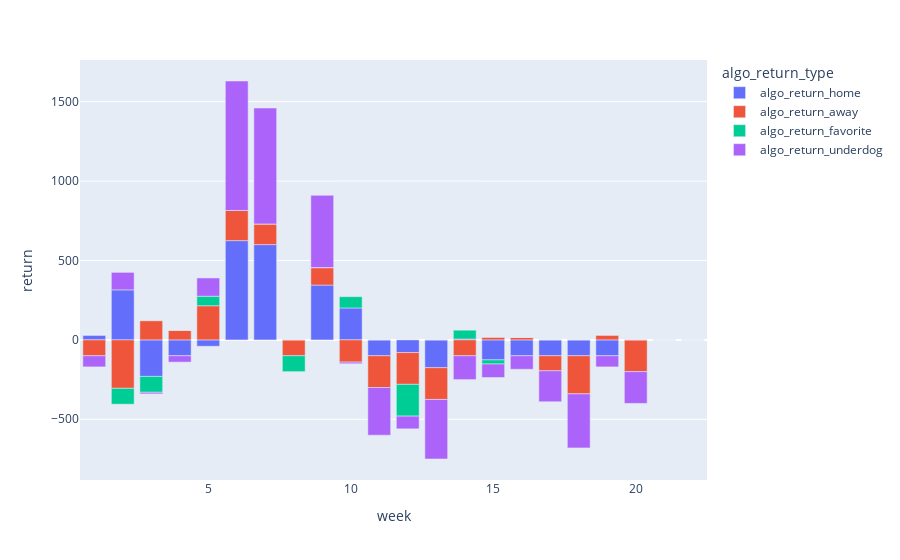

Source (notebook cell):
### Code cell
# Week by week return 

fig = px.bar(test_pivoted, x="week", y="return", color='algo_return_type')
fig.show()

### Figure 1 — Plotly figure (JSON) as saved in the notebook; plotly's stock layout.template omitted (floating-point values rounded to 4 significant figures)
{"data": [{"alignmentgroup": "True", "hovertemplate": "algo_return_type=algo_return_home<br>week=%{x}<br>return=%{y}<extra></extra>", "legendgroup": "algo_return_home", "marker": {"color": "#636efa"}, "name": "algo_return_home", "offsetgroup": "algo_return_home", "orientation": "v", "showlegend": true, "textposition": "auto", "type": "bar", "x": [1, 2, 3, 4, 5, 6, 7, 8, 9, 10, 11, 12, 13, 14, 15, 16, 17, 18, 19, 20, 21, 22], "xaxis": "x", "y": [30, 315, -230, -100, -40.12, 625, 600, 0, 345, 200.9, -100, -80, -175, 5.56, -125.9, -100, -100, -100, -100, 0, 0, 0], "yaxis": "y"}, {"alignmentgroup": "True", "hovertemplate": "algo_return_type=algo_return_away<br>week=%{x}<br>return=%{y}<extra></extra>", "legendgroup": "algo_return_away", "marker": {"color": "#EF553B"}, "name": "algo_return_away", "offsetgroup": "algo_return_away", "orientation": "v", "showlegend": true, "textposition": "auto", "type": "bar", "x": [1, 2, 3, 4, 5, 6, 7, 8, 9, 10, 11, 12, 13, 14, 15, 16, 17, 18, 19, 20, 21, 22], "xaxis": "x", "y": [-100, -305, 120, 60, 215, 190, 130, -100, 110, -140, -200, -200, -200, -100, 15, 15, -94.76, -240, 30, -200, 0, 0], "yaxis": "y"}, {"alignmentgroup": "True", "hovertemplate": "algo_return_type=algo_return_favorite<br>week=%{x}<br>return=%{y}<extra></extra>", "legendgroup": "algo_return_favorite", "marker": {"color": "#00cc96"}, "name": "algo_return_favorite", "offsetgroup": "algo_return_favorite", "orientation": "v", "showlegend": true, "textposition": "auto", "type": "bar", "x": [1, 2, 3, 4, 5, 6, 7, 8, 9, 10, 11, 12, 13, 14, 15, 16, 17, 18, 19, 20, 21, 22], "xaxis": "x", "y": [0, -100, -100, 0, 59.88, 0, 0, -100, 0, 70.92, 0, -200, 0, 55.56, -25.93, 0, 0, 0, 0, 0, 0, 0], "yaxis": "y"}, {"alignmentgroup": "True", "hovertemplate": "algo_return_type=algo_return_underdog<br>week=%{x}<br>return=%{y}<extra></extra>", "legendgroup": "algo_return_underdog", "marker": {"color": "#ab63fa"}, "name": "algo_return_underdog", "offsetgroup": "algo_return_underdog", "orientation": "v", "showlegend": true, "textposition": "auto", "type": "bar", "x": [1, 2, 3, 4, 5, 6, 7, 8, 9, 10, 11, 12, 13, 14, 15, 16, 17, 18, 19, 20, 21, 22], "xaxis": "x", "y": [-70, 110, -10, -40, 115, 815, 730, 0, 455, -10, -300, -80, -375, -150, -85, -85, -194.8, -340, -70, -200, 0, 0], "yaxis": "y"}], "layout": {"barmode": "relative", "legend": {"title": {"text": "algo_return_type"}, "tracegroupgap": 0}, "margin": {"t": 60}, "xaxis": {"anchor": "y", "domain": [0, 1], "title": {"text": "week"}}, "yaxis": {"anchor": "x", "domain": [0, 1], "title": {"text": "return"}}}}
